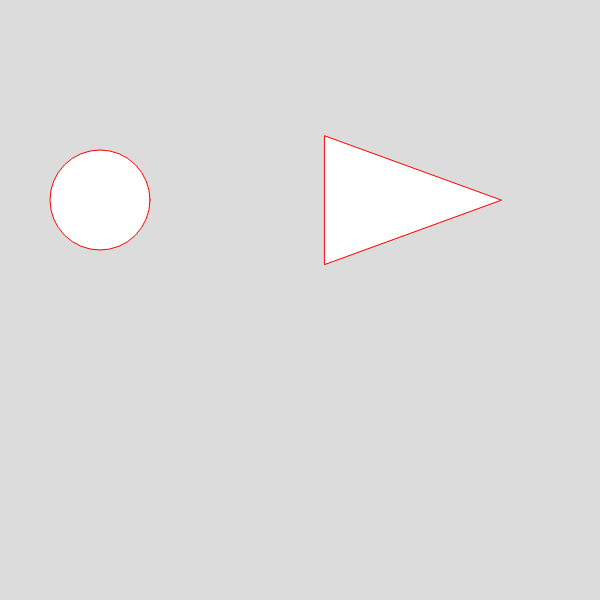
Frame 1 (no input)
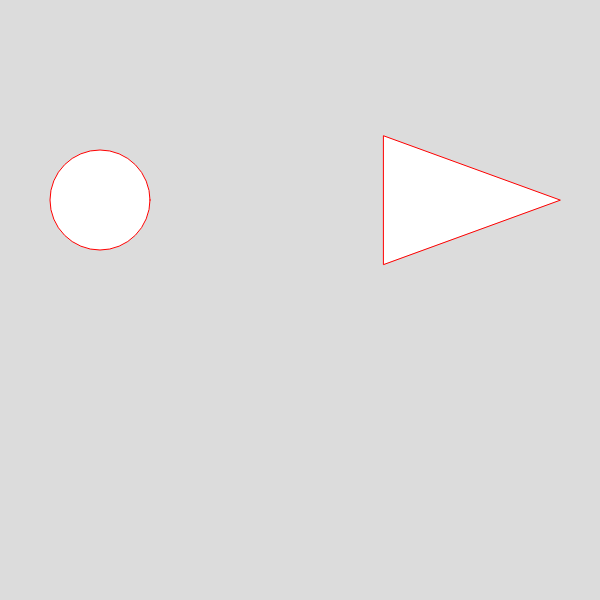
Frame 60 (no input)
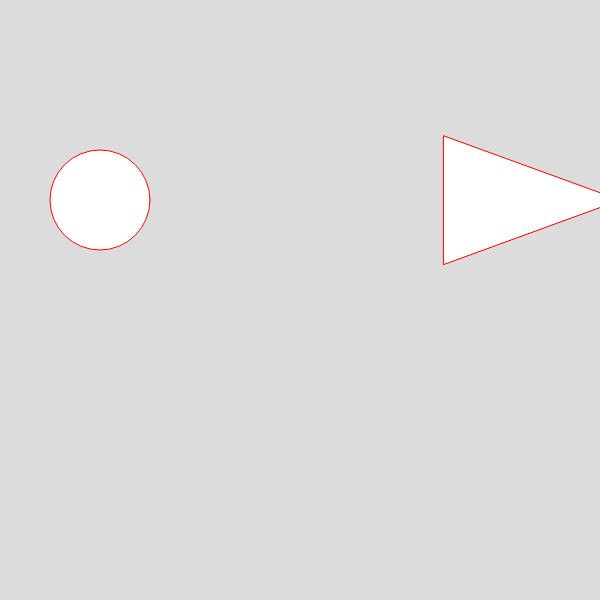
Frame 120 (the mouse pressed at the canvas centre since frame 60)

The p5.js sketch that drew these frames (run headless with seeded random() and noise() and a simulated clock; from frame 60 on, the mouse is pressed at the canvas centre):

// p5.js sketch
// ── sketch.js
x=400;
y=200;
r=100;
direction=0;
p = 100
function setup() {
  createCanvas(600, 600);
	
}

function draw() {
	background(220);
	stroke(255,0,0);
	move()
	if (direction==0){
	triangle(x+r,y,x-r*cos(2*PI/9),y-r*sin(2*PI/9),x-r*cos(2*PI/9),y+r*sin(2*PI/9));
	}
	else if (direction==1) {
			triangle(x-r-r*cos(2*PI/9)-r*cos(2*PI/9),y,x-r*cos(2*PI/9),y-r*sin(2*PI/9),x-r*cos(2*PI/9),y+r*sin(2*PI/9));
	}
	ellipse (p,y,100,100);
	
  if (x==p){
		p=int(random(400));  }

function spawnFood(){

  }
}
function flip(){
	if (direction==0){
		direction=1;
	}
	else if (direction==1){
		direction=0;
	}
}
function move(){
	  if (x==0) {
    flip();
  } else if (x>600) {
    flip();
  }
  
  if (x<=600 && direction==0) {
    x=x+1;
  } else if (x>0 && direction==1) {
  	x=x-1    
  }
}
